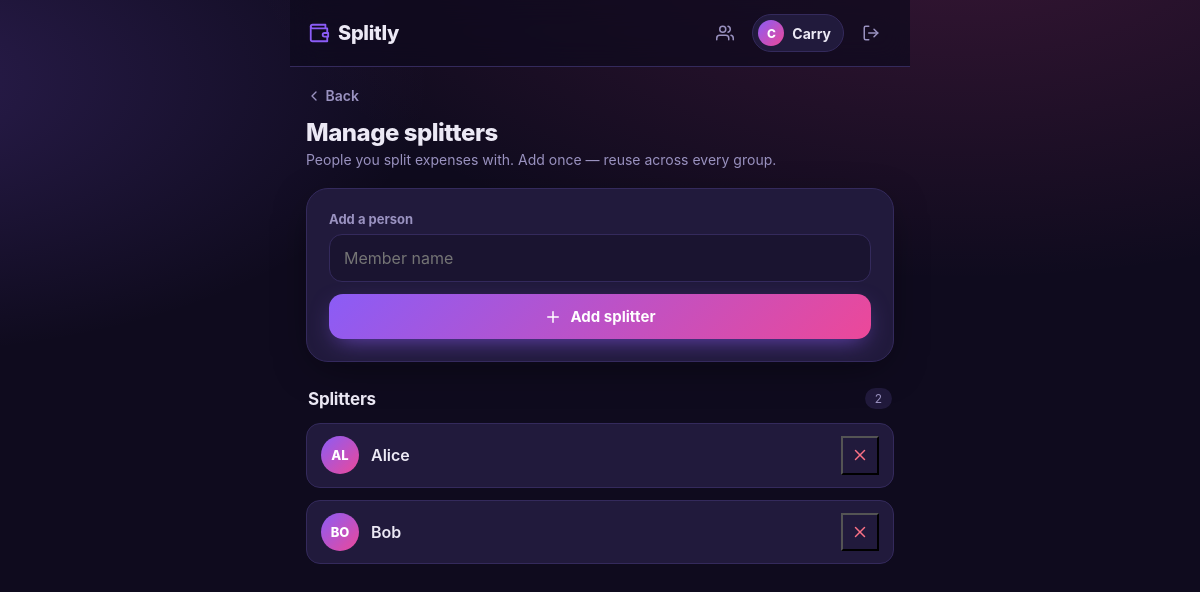
Screenshot of /members/ (signed in) with the database file from the repository.
### expenses/models.py (models this page shows, shortened)
class UserSettings(models.Model):
    DATE_RELATIVE = 'relative'
    DATE_DMY = 'dmy'
    DATE_MDY = 'mdy'
    DATE_ISO = 'iso'
    DATE_CHOICES = [
        (DATE_RELATIVE, 'Relative (e.g. 2 days ago)'),
        (DATE_DMY, 'DD/MM/YYYY'),
        (DATE_MDY, 'MM/DD/YYYY'),
        (DATE_ISO, 'YYYY-MM-DD'),
    ]
    user = models.OneToOneField(
        settings.AUTH_USER_MODEL,
        on_delete=models.CASCADE,
        related_name='settings',
    )
    display_name = models.CharField(max_length=80, blank=True)
    currency = models.CharField(
        max_length=3,
        choices=[(c, f'{c} ({s})') for c, s, _ in CURRENCIES],
        default='USD',
    )
    date_format = models.CharField(max_length=10, choices=DATE_CHOICES, default=DATE_RELATIVE)
    @property
    def name(self):
        return self.display_name or self.user.username
    @classmethod
    def for_user(cls, user):
        obj, _ = cls.objects.get_or_create(user=user)
        return obj

class Member(models.Model):
    owner = models.ForeignKey(
        settings.AUTH_USER_MODEL,
        on_delete=models.CASCADE,
        related_name='members',
    )
    user = models.ForeignKey(
        settings.AUTH_USER_MODEL,
        on_delete=models.CASCADE,
        related_name='member_identities',
        null=True,
        blank=True,
    )
    name = models.CharField(max_length=80)
    local_groups = models.ManyToManyField(
        'Group', related_name='local_members', blank=True,
    )
    created_at = models.DateTimeField(auto_now_add=True)
    class Meta:
        ordering = ['name']
        unique_together = [('owner', 'name')]
    @property
    def initials(self):
        parts = self.name.split()
        if len(parts) >= 2:
            return (parts[0][0] + parts[1][0]).upper()
        return self.name[:2].upper()

### expenses/views.py (the view)
# urls.py: path('members/', views.member_list, name='member_list'),
@login_required
def member_list(request):
    members = Member.objects.filter(owner=request.user, user__isnull=True)
    if request.method == 'POST':
        form = MemberForm(request.POST)
        if form.is_valid():
            member = form.save(commit=False)
            member.owner = request.user
            if Member.objects.filter(owner=request.user, name__iexact=member.name).exists():
                messages.error(request, f'"{member.name}" already exists.')
            else:
                member.save()
                messages.success(request, f'Added member "{member.name}".')
            return redirect('member_list')
    else:
        form = MemberForm()
    return render(request, 'expenses/member_list.html', {
        'members': members,
        'form': form,
    })

### expenses/forms.py
class MemberForm(forms.ModelForm):
    class Meta:
        model = Member
        fields = ['name']
        widgets = {
            'name': forms.TextInput(attrs={'placeholder': 'Member name'}),
        }

### expenses/context_processors.py (called while the page is built)
def user_settings(request):
    if request.user.is_authenticated:
        return {'app_settings': UserSettings.for_user(request.user)}
    return {}

### expenses/templatetags/expense_extras.py (called while the page is built)
@register.simple_tag
def icon(name, size=24, cls=''):
    inner = ICONS.get(name) or ICONS['wallet']
    classes = ('icon ' + cls).strip()
    return mark_safe(
        f'<svg class="{classes}" width="{size}" height="{size}" '
        f'viewBox="0 0 24 24" fill="none" stroke="currentColor" '
        f'stroke-width="2" stroke-linecap="round" stroke-linejoin="round" '
        f'aria-hidden="true">{inner}</svg>'
    )

### expenses/templates/expenses/member_list.html (shortened to what this page needs)
{% extends 'base.html' %}
{% load expense_extras %}
{% block content %}
<a href="{% url 'group_list' %}" class="back-link">{% icon "chevron-left" 16 %} Back</a>
<h1 class="page-title">Manage splitters</h1>
<p class="page-sub">People you split expenses with. Add once — reuse across every group.</p>
<form method="post" class="card-form" style="margin-bottom:22px" novalidate>
  <div class="field" style="margin-bottom:12px">
    <label for="{{ form.name.id_for_label }}">Add a person</label>
    {{ form.name }}
  </div>
  <button type="submit" class="btn btn-block">{% icon "plus" 18 %} Add splitter</button>
</form>
{% if members %}
<div class="section-head"><h2>Splitters</h2><span class="count-pill">{{ members|length }}</span></div>
<div class="grid">
  {% for member in members %}
  <div class="member-row">
    <div class="avatar">{{ member.initials }}</div>
    <div class="member-name">{{ member.name }}</div>
    <form action="{% url 'member_delete' member.pk %}" method="post" class="inline-form"
          onsubmit="return confirm('Remove {{ member.name }}? Their existing splits stay on past expenses.');">
      <button type="submit" class="btn-danger" title="Remove">{% icon "close" 18 %}</button>
    </form>
  </div>
  {% endfor %}
</div>
{% else %}
<div class="empty">
  <div class="empty-emoji">{% icon "users" 44 %}</div>
  <h3>No splitters yet</h3>
  <p>Add the people you share expenses with.</p>
</div>
{% endif %}
{% endblock %}

### expenses/templates/base.html (shortened to what this page needs)
{% load static expense_extras %}
<!doctype html>
<html lang="en">
<head>
  <link rel="stylesheet" href="{% static 'css/app.css' %}">
</head>
<body>
  <div class="app-shell">
    {% if user.is_authenticated %}
    <header class="topbar">
      <a href="{% url 'group_list' %}" class="brand">{% icon "wallet" 22 %} Splitly</a>
      <nav class="topnav">
        <a href="{% url 'member_list' %}" class="nav-link" title="Splitters">{% icon "users" 18 %}</a>
        <a href="{% url 'settings' %}" class="user-chip" title="Signed in — edit settings">
          <span class="user-avatar">{{ app_settings.name|slice:":1"|upper }}</span>
          <span class="user-name">{{ app_settings.name }}</span>
        </a>
        <form action="{% url 'logout' %}" method="post" class="inline-form">
          <button type="submit" class="nav-link nav-btn" title="Logout">{% icon "logout" 18 %}</button>
        </form>
      </nav>
    </header>
    {% endif %}
    <main class="content">
      {% block content %}{% endblock %}
    </main>
  </div>
</body>
</html>

### rows the page displays
UserSettings: name "C", name "Carry"
Member: initials "AL", name "Alice"
Member: initials "BO", name "Bob"

### other values shown
{{ members|length }} "2"
